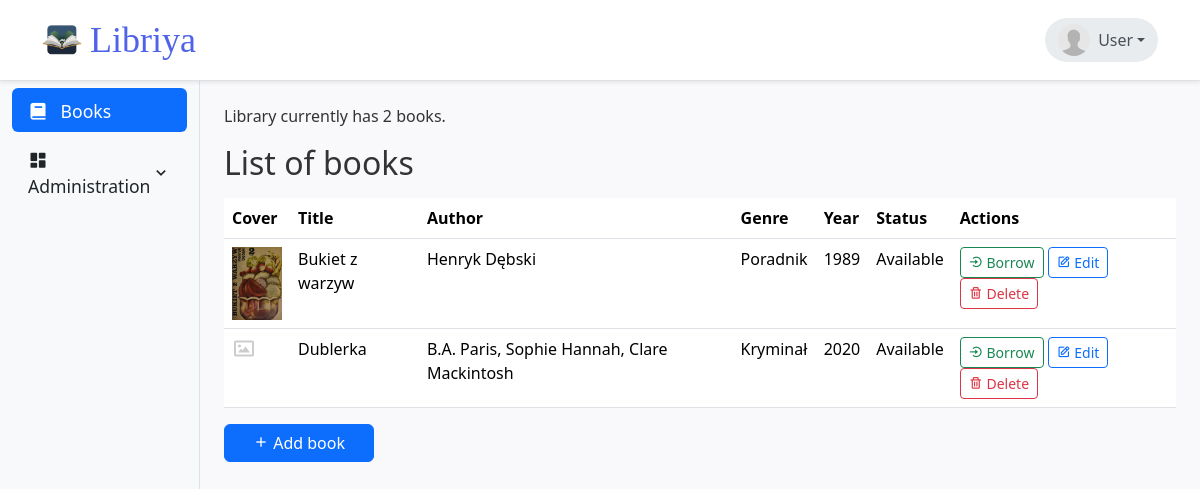
The page / on the database its author committed.
### app/models.py (models this page shows, shortened)
class User(db.Model):
    id = db.Column(db.Integer, primary_key=True)
    username = db.Column(db.String(50), unique=True,
                         nullable=False, index=True)
    email = db.Column(db.String(120), unique=True, nullable=False, index=True)
    password_hash = db.Column(db.String(128), nullable=False)
    image_file = db.Column(db.String(20), nullable=False,
                           default='default.jpg')
    loans = db.relationship('Loan', back_populates='user', lazy=True)
    is_admin = db.Column(db.Boolean, default=False)

class Book(db.Model):
    id = db.Column(db.Integer, primary_key=True)
    isbn = db.Column(db.String(13), unique=True, nullable=False, index=True)
    title = db.Column(db.String(200), nullable=False, index=True)
    authors = db.relationship(
        'Author', secondary=book_authors, lazy='subquery', back_populates='books')
    genre_id = db.Column(db.Integer, db.ForeignKey(
        'genre.id'), nullable=False)
    year = db.Column(db.Integer, nullable=False)
    cover = db.Column(db.String(200))
    is_available = db.Column(db.Boolean, default=True)

class Genre(db.Model):
    id = db.Column(db.Integer, primary_key=True)
    name = db.Column(db.String(50), nullable=False, index=True)
    books = db.relationship('Book', backref='genre', lazy=True)
    def __str__(self):
        return self.name

### app/routes.py (the view)
@bp.route("/")
def home():
    all_books = Book.query.all()
    return render_template("index.html", books=all_books, active_page="books")

### libriya.py (called while the page is built)
@app.context_processor
def inject_current_user():
    from app.models import User
    user = db.session.query(User).first()
    return dict(current_user=user)

### app/templates/index.html (shortened to what this page needs)
{% extends "layout.html" %}
{% block content %}
<div class="container mt-5">
    <p>
        {% set n = books|length %}
        Library currently has {{ n }} {{ 'book' if n == 1 else 'books' }}.
    </p>
    <h2>List of books</h2>
    <table class="table table-hover">
        <thead>
            <tr>
                <th>Cover</th>
                <th>Title</th>
                <th>Author</th>
                <th>Genre</th>
                <th>Year</th>
                <th>Status</th>
                <th>Actions</th>
            </tr>
        </thead>
        <tbody>
            {% for book in books %}
            <tr>
                <td>
                    {% if book.cover %}
                    <img src="{{ url_for('static', filename='uploads/' + book.cover) }}"
                        alt="Book cover {{ book.title }}" style="width: 50px; height: auto;">
                    {% else %}
                    <i class='bx bx-image' style="font-size: 24px; color: #ccc;"></i>
                    {% endif %}
                </td>
                <td>{{ book.title }}</td>
                <td>{{ book.authors|map(attribute='name')|join(', ') }}</td>
                <td>{{ book.genre }}</td>
                <td>{{ book.year }}</td>
                <td>{{ 'Available' if book.is_available else 'On loan' }}</td>
                <td>
                    {% if book.is_available %}
                    <a href="{{ url_for('main.borrow_book', book_id=book.id, user_id=current_user.id) }}"
                        class="btn btn-outline-success btn-sm"><i class="bx bx-log-in-circle"></i> Borrow</a>
                    {% else %}
                    <a href="{{ url_for('main.return_book', book_id=book.id) }}"
                        class="btn btn-outline-warning btn-sm"><i class="bx bx-log-out-circle"></i> Return</a>
                    {% endif %}
                    <a href="{{ url_for('main.book_edit', book_id=book.id)}}" class="btn btn-outline-primary btn-sm"><i
                            class="bx bx-edit"></i> Edit</a>
                    <a href="{{ url_for('main.book_delete', book_id=book.id)}}" class="btn btn-outline-danger btn-sm"><i
                            class="bx bx-trash"></i> Delete</a>
                </td>
            </tr>
            {% endfor %}
        </tbody>
    </table>
    <a href="{{ url_for('main.book_add') }}" class="btn btn-primary" style="width: 150px;">
        <i class="bx bx-plus"></i> Add book
    </a>
</div>
{% endblock %}

### app/templates/layout.html (shortened to what this page needs)
<!DOCTYPE html>
<html lang="en">
<head>
    <link href="https://cdn.jsdelivr.net/npm/bootstrap@5.3.3/dist/css/bootstrap.min.css" rel="stylesheet">
    <link href="https://unpkg.com/boxicons@2.1.4/css/boxicons.min.css" rel="stylesheet">
    <link rel="stylesheet" href="{{ url_for('static', filename='/css/style.css') }}">
</head>
<body>
    <nav class="navbar navbar-expand-lg navbar-light bg-white border-bottom shadow-sm fixed-top">
        <div class="container">
            <a class="navbar-brand title-text d-flex align-items-center" href="/">
                <img src="{{ url_for('static', filename='/images/logo.png') }}" alt="Libriya" class="me-2"> Libriya
            </a>
            <div class="collapse navbar-collapse" id="navbarSupportedContent">
                <ul class="navbar-nav ms-auto mb-2 mb-lg-0 d-flex align-items-center">
                    {% if current_user %}
                    <li class="nav-item dropdown">
                        <a class="user-display dropdown-toggle d-flex align-items-center" href="#" role="button"
                            id="userDropdown" data-bs-toggle="dropdown" aria-expanded="false">
                            <img class="rounded-circle me-2"
                                src="{{ url_for('static', filename='uploads/' + current_user.image_file) }}"
                                style="width: 32px; height: 32px; object-fit: cover;">
                            {{ current_user.username }}
                        </a>
                    </li>
                    {% endif %}
                </ul>
            </div>
        </div>
    </nav>
    <div class="container-fluid">
        <div class="row">
            <nav id="sidebarMenu" class="col-md-2 d-none d-md-block bg-light sidebar border-end">
                <div class="position-sticky pt-3">
                    <ul class="nav nav-pills flex-column">
                        <li class="nav-item mb-1">
                            <a class="nav-link {% if active_page == 'books' %}active {% else %}text-dark {% endif %}"
                                href="{{ url_for('main.home') }}">
                                <i class='bx bxs-book align-middle me-2'></i>
                                <span class="align-middle">Books</span>
                            </a>
                        </li>
                        {% if current_user and current_user.is_admin %}
                        <li class="nav-item mb-1">
                            <a class="nav-link d-flex justify-content-between align-items-center {% if parent_page != 'admin' %}collapsed{% endif %} {% if parent_page == 'admin' %}active{% else %}text-dark{% endif %}"
                                data-bs-toggle="collapse" href="#adminMenu" role="button"
                                aria-expanded="{% if parent_page == 'admin' %}true{% else %}false{% endif %}"
                                aria-controls="adminMenu">
                                <span>
                                    <i class='bx bxs-dashboard align-middle me-2'></i>
                                    <span class="align-middle">Administration</span>
                                </span>
                                <i class='bx bx-chevron-down'></i>
                            </a>
                        </li>
                        {% endif %}
                    </ul>
                </div>
            </nav>
            <main class="col-md-10 ms-sm-auto main-content">
                {% block content %}{% endblock %}
            </main>
        </div>
    </div>
</body>
</html>

### app/static/css/style.css (style rules this page uses)
:root { --navbar-height: 56px; }
body { background-color: #f9f9fb; font-family: 'Segoe UI', Tahoma, Geneva, Verdana, sans-serif; color: #333; padding-top: var(--navbar-height); }
.navbar-brand.title-text { font-family: "Cormorant Garamond", serif; font-optical-sizing: auto; font-weight: 400; font-style: normal; font-size: 36px; }
h2 { margin-bottom: 1rem; }
.navbar { background-color: #ffffff; border-bottom: 1px solid #e2e2e2; }
.navbar-brand { font-weight: bold; color: #4e63ea !important; font-size: 1.4rem; }
.btn { font-weight: 500; }
.table thead { background-color: #f1f3f5; }
.navbar-brand img { width: 40px; height: 40px; }
.sidebar { position: -webkit-sticky; position: sticky; top: 0; height: calc(100vh - var(--navbar-height)); padding-top: 1rem; overflow-x: hidden; overflow-y: auto; }
.sidebar .nav-link { font-size: 1.1rem; }
.sidebar .nav-link .bx { font-size: 1.25rem; }
.user-display { padding: 0.4rem 0.8rem; border-radius: 50rem; background-color: #e9ecef; color: #495057; font-weight: 500; }
.user-display.dropdown-toggle { text-decoration: none; }
.sidebar .nav-link[data-bs-toggle="collapse"] { cursor: pointer; }
.sidebar .nav-link[data-bs-toggle="collapse"] .bx-chevron-down { transition: transform 0.2s ease-in-out; }
.main-content { height: calc(100vh - var(--navbar-height)); overflow-y: auto; }

### rows shown on the page
User: image_file (placeholder picture), username "User"
Book: cover (picture), title "Bukiet z warzyw", authors|map "Henryk Dębski", genre "Poradnik", year "1989", is_available "Available"
Book: title "Dublerka", authors|map "B.A. Paris, Sophie Hannah, Clare Mackintosh", genre "Kryminał", year "2020", is_available "Available"

### other values the page prints
{{ n }} "2"
{{ 'book' if n == 1 else 'books' }} "books"
